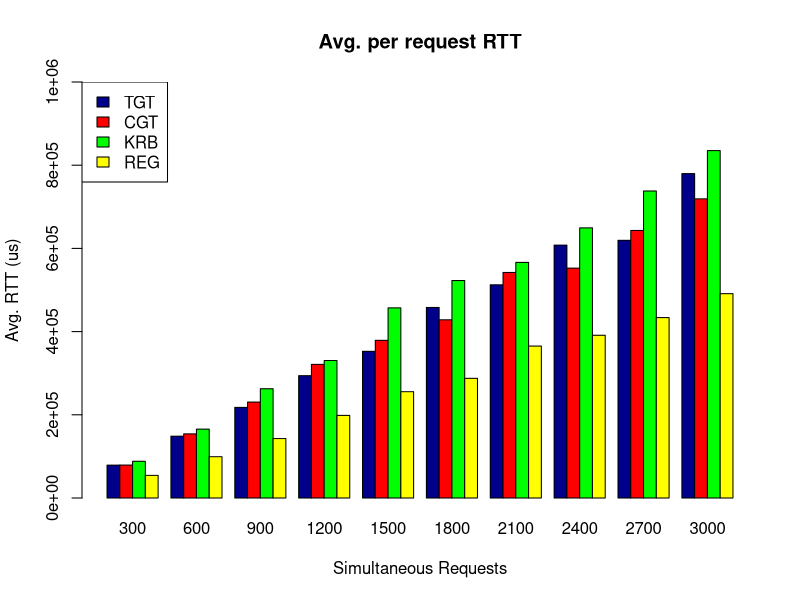

Reproduce this figure in R.

tgt = t(read.csv("tgt_rtt.csv", sep=" ", head=F))
tgt = tgt[-nrow(tgt),]
cgt = t(read.csv("cgt_rtt.csv", sep=" ", head=F))
cgt = cgt[-nrow(cgt),]
krb = t(read.csv("krb_rtt.csv", sep=" ", head=F))
krb = krb[-nrow(krb),]
reg = t(read.csv("reg_rtt.csv", sep=" ", head=F))
reg = reg[-nrow(reg),]

TGT = colMeans(tgt)
CGT = colMeans(cgt)
KRB = colMeans(krb)
REG = colMeans(reg)

degrees = seq(from=300, to=3000, by=300)

print(TGT)
print(CGT)
print(KRB)
print(REG)

means = c(rbind(TGT, CGT, KRB, REG))
data = data.frame(rbind(TGT, CGT, KRB, REG))

png("bar.png")

barplot(as.matrix(data), main="Avg. per request RTT",
  xlab="Simultaneous Requests", col=c("darkblue","red","green","yellow"),
  beside = TRUE,
  names.arg=degrees,
  ylab = "Avg. RTT (us)",
  ylim =c(0,1000000)
)
legend("topleft", c("TGT", "CGT", "KRB", "REG"), fill = c("darkblue","red","green","yellow"))
dev.off()
